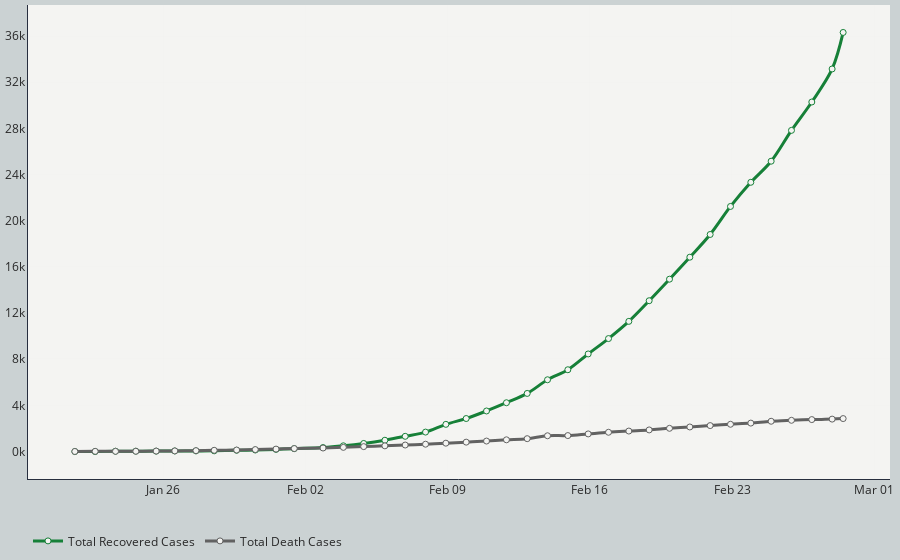

Notebook code for this chart:
### Code cell
# Line plot for both recovered and death cases
# Set up tick scale based on confirmed case number
tickList = list(np.arange(0, df_recovered['Mainland China'].max()+1000, 4000))

# Create empty figure canvas
fig_combine = go.Figure()
# Add trace to the figure
fig_combine.add_trace(go.Scatter(x=df_recovered['Date'], y=df_recovered['Total'],
                                 mode='lines+markers',
                                 line_shape='spline',
                                 name='Total Recovered Cases',
                                 line=dict(color='#168038', width=3),
                                 marker=dict(size=6, color='#f4f4f2',
                                               line=dict(width=1,color='#168038')),
                                 text=[datetime.strftime(d, '%b %d %Y AEDT') for d in df_recovered['Date']],
                                 hovertext=['Total recovered<br>{:,d} cases<br>'.format(i) for i in df_recovered['Total']],
                                 hovertemplate='<b>%{text}</b><br></br>'+
                                                 '%{hovertext}'+
                                                 '<extra></extra>'))
fig_combine.add_trace(go.Scatter(x=df_deaths['Date'], y=df_deaths['Total'],
                                mode='lines+markers',
                                 line_shape='spline',
                                name='Total Death Cases',
                                line=dict(color='#626262', width=3),
                                marker=dict(size=6, color='#f4f4f2',
                                            line=dict(width=1,color='#626262')),
                                text=[datetime.strftime(d, '%b %d %Y AEDT') for d in df_deaths['Date']],
                                hovertext=['Total death<br>{:,d} cases<br>'.format(i) for i in df_deaths['Total']],
                                hovertemplate='<b>%{text}</b><br></br>'+
                                              '%{hovertext}'+
                                              '<extra></extra>'))
# Customise layout
fig_combine.update_layout(
    #title=dict(
    #    text="<b>Recovered Cases Timeline<b>",
    #    y=0.96, x=0.5, xanchor='center', yanchor='top',
    #    font=dict(size=20, color="#292929", family="Playfair Display")
    #),
    margin=go.layout.Margin(
        l=10,
        r=10,
        b=10,
        t=5,
        pad=0
    ),
    yaxis=dict(
        showline=True, linecolor='#272e3e',
        zeroline=False,
        gridcolor='rgba(203, 210, 211,.3)',
        gridwidth = .1,
        tickmode='array',
        # Set tick range based on the maximum number
        tickvals=tickList,
        # Set tick label accordingly
        ticktext=["{:.0f}k".format(i/1000) for i in tickList]
    ),
#    yaxis_title="Total Recovered Case Number",
    xaxis=dict(
        showline=True, linecolor='#272e3e',
        gridcolor='rgba(203, 210, 211,.3)',
        gridwidth = .1,
        zeroline=False
    ),
    xaxis_tickformat='%b %d',
    hovermode = 'x',
    legend_orientation="h",
#    legend=dict(x=.35, y=-.05),
    plot_bgcolor='#f4f4f2',
    paper_bgcolor='#cbd2d3',
    font=dict(color='#292929')
)

fig_combine.show()

### Figure 1 — Plotly figure (JSON) as saved in the notebook; plotly's stock layout.template omitted (floating-point values rounded to 4 significant figures)
{"data": [{"hovertemplate": "<b>%{text}</b><br></br>%{hovertext}<extra></extra>", "hovertext": ["Total recovered<br>36,306 cases<br>", "Total recovered<br>33,143 cases<br>", "Total recovered<br>30,281 cases<br>", "Total recovered<br>27,823 cases<br>", "Total recovered<br>25,153 cases<br>", "Total recovered<br>23,326 cases<br>", "Total recovered<br>21,233 cases<br>", "Total recovered<br>18,805 cases<br>", "Total recovered<br>16,836 cases<br>", "Total recovered<br>14,932 cases<br>", "Total recovered<br>13,065 cases<br>", "Total recovered<br>11,277 cases<br>", "Total recovered<br>9,787 cases<br>", "Total recovered<br>8,456 cases<br>", "Total recovered<br>7,087 cases<br>", "Total recovered<br>6,219 cases<br>", "Total recovered<br>5,035 cases<br>", "Total recovered<br>4,229 cases<br>", "Total recovered<br>3,515 cases<br>", "Total recovered<br>2,861 cases<br>", "Total recovered<br>2,356 cases<br>", "Total recovered<br>1,687 cases<br>", "Total recovered<br>1,319 cases<br>", "Total recovered<br>980 cases<br>", "Total recovered<br>701 cases<br>", "Total recovered<br>499 cases<br>", "Total recovered<br>349 cases<br>", "Total recovered<br>252 cases<br>", "Total recovered<br>187 cases<br>", "Total recovered<br>133 cases<br>", "Total recovered<br>110 cases<br>", "Total recovered<br>63 cases<br>", "Total recovered<br>54 cases<br>", "Total recovered<br>49 cases<br>", "Total recovered<br>38 cases<br>", "Total recovered<br>34 cases<br>", "Total recovered<br>30 cases<br>", "Total recovered<br>0 cases<br>", "Total recovered<br>0 cases<br>"], "line": {"color": "#168038", "shape": "spline", "width": 3}, "marker": {"color": "#f4f4f2", "line": {"color": "#168038", "width": 1}, "size": 6}, "mode": "lines+markers", "name": "Total Recovered Cases", "text": ["Feb 28 2020 AEDT", "Feb 27 2020 AEDT", "Feb 26 2020 AEDT", "Feb 25 2020 AEDT", "Feb 24 2020 AEDT", "Feb 23 2020 AEDT", "Feb 22 2020 AEDT", "Feb 21 2020 AEDT", "Feb 20 2020 AEDT", "Feb 19 2020 AEDT", "Feb 18 2020 AEDT", "Feb 17 2020 AEDT", "Feb 16 2020 AEDT", "Feb 15 2020 AEDT", "Feb 14 2020 AEDT", "Feb 13 2020 AEDT", "Feb 12 2020 AEDT", "Feb 11 2020 AEDT", "Feb 10 2020 AEDT", "Feb 09 2020 AEDT", "Feb 08 2020 AEDT", "Feb 07 2020 AEDT", "Feb 06 2020 AEDT", "Feb 05 2020 AEDT", "Feb 04 2020 AEDT", "Feb 03 2020 AEDT", "Feb 02 2020 AEDT", "Feb 01 2020 AEDT", "Jan 31 2020 AEDT", "Jan 30 2020 AEDT", "Jan 29 2020 AEDT", "Jan 28 2020 AEDT", "Jan 27 2020 AEDT", "Jan 26 2020 AEDT", "Jan 25 2020 AEDT", "Jan 24 2020 AEDT", "Jan 23 2020 AEDT", "Jan 22 2020 AEDT", "Jan 21 2020 AEDT"], "type": "scatter", "x": ["2020-02-28T11:00:00", "2020-02-27T22:00:00", "2020-02-26T22:00:00", "2020-02-25T22:00:00", "2020-02-24T22:00:00", "2020-02-23T22:00:00", "2020-02-22T22:00:00", "2020-02-21T22:00:00", "2020-02-20T22:00:00", "2020-02-19T22:00:00", "2020-02-18T22:00:00", "2020-02-17T22:00:00", "2020-02-16T22:00:00", "2020-02-15T22:00:00", "2020-02-14T22:00:00", "2020-02-13T22:00:00", "2020-02-12T22:00:00", "2020-02-11T21:30:00", "2020-02-10T22:00:00", "2020-02-09T22:00:00", "2020-02-08T22:00:00", "2020-02-07T22:00:00", "2020-02-06T22:00:00", "2020-02-05T22:00:00", "2020-02-04T21:00:00", "2020-02-03T21:00:00", "2020-02-02T21:00:00", "2020-02-01T11:00:00", "2020-01-31T13:30:00", "2020-01-30T13:00:00", "2020-01-29T15:00:00", "2020-01-28T12:30:00", "2020-01-27T15:00:00", "2020-01-26T14:00:00", "2020-01-25T16:00:00", "2020-01-24T16:00:00", "2020-01-23T16:00:00", "2020-01-22T16:00:00", "2020-01-21T16:00:00"], "y": [36306, 33143, 30281, 27823, 25153, 23326, 21233, 18805, 16836, 14932, 13065, 11277, 9787, 8456, 7087, 6219, 5035, 4229, 3515, 2861, 2356, 1687, 1319, 980, 701, 499, 349, 252, 187, 133, 110, 63, 54, 49, 38, 34, 30, 0, 0]}, {"hovertemplate": "<b>%{text}</b><br></br>%{hovertext}<extra></extra>", "hovertext": ["Total death<br>2,857 cases<br>", "Total death<br>2,809 cases<br>", "Total death<br>2,769 cases<br>", "Total death<br>2,706 cases<br>", "Total death<br>2,625 cases<br>", "Total death<br>2,465 cases<br>", "Total death<br>2,362 cases<br>", "Total death<br>2,249 cases<br>", "Total death<br>2,129 cases<br>", "Total death<br>2,012 cases<br>", "Total death<br>1,873 cases<br>", "Total death<br>1,775 cases<br>", "Total death<br>1,669 cases<br>", "Total death<br>1,527 cases<br>", "Total death<br>1,384 cases<br>", "Total death<br>1,369 cases<br>", "Total death<br>1,116 cases<br>", "Total death<br>1,018 cases<br>", "Total death<br>910 cases<br>", "Total death<br>814 cases<br>", "Total death<br>725 cases<br>", "Total death<br>638 cases<br>", "Total death<br>565 cases<br>", "Total death<br>494 cases<br>", "Total death<br>427 cases<br>", "Total death<br>362 cases<br>", "Total death<br>305 cases<br>", "Total death<br>259 cases<br>", "Total death<br>213 cases<br>", "Total death<br>170 cases<br>", "Total death<br>132 cases<br>", "Total death<br>107 cases<br>", "Total death<br>80 cases<br>", "Total death<br>56 cases<br>", "Total death<br>41 cases<br>", "Total death<br>26 cases<br>", "Total death<br>18 cases<br>", "Total death<br>17 cases<br>", "Total death<br>6 cases<br>"], "line": {"color": "#626262", "shape": "spline", "width": 3}, "marker": {"color": "#f4f4f2", "line": {"color": "#626262", "width": 1}, "size": 6}, "mode": "lines+markers", "name": "Total Death Cases", "text": ["Feb 28 2020 AEDT", "Feb 27 2020 AEDT", "Feb 26 2020 AEDT", "Feb 25 2020 AEDT", "Feb 24 2020 AEDT", "Feb 23 2020 AEDT", "Feb 22 2020 AEDT", "Feb 21 2020 AEDT", "Feb 20 2020 AEDT", "Feb 19 2020 AEDT", "Feb 18 2020 AEDT", "Feb 17 2020 AEDT", "Feb 16 2020 AEDT", "Feb 15 2020 AEDT", "Feb 14 2020 AEDT", "Feb 13 2020 AEDT", "Feb 12 2020 AEDT", "Feb 11 2020 AEDT", "Feb 10 2020 AEDT", "Feb 09 2020 AEDT", "Feb 08 2020 AEDT", "Feb 07 2020 AEDT", "Feb 06 2020 AEDT", "Feb 05 2020 AEDT", "Feb 04 2020 AEDT", "Feb 03 2020 AEDT", "Feb 02 2020 AEDT", "Feb 01 2020 AEDT", "Jan 31 2020 AEDT", "Jan 30 2020 AEDT", "Jan 29 2020 AEDT", "Jan 28 2020 AEDT", "Jan 27 2020 AEDT", "Jan 26 2020 AEDT", "Jan 25 2020 AEDT", "Jan 24 2020 AEDT", "Jan 23 2020 AEDT", "Jan 22 2020 AEDT", "Jan 21 2020 AEDT"], "type": "scatter", "x": ["2020-02-28T11:00:00", "2020-02-27T22:00:00", "2020-02-26T22:00:00", "2020-02-25T22:00:00", "2020-02-24T22:00:00", "2020-02-23T22:00:00", "2020-02-22T22:00:00", "2020-02-21T22:00:00", "2020-02-20T22:00:00", "2020-02-19T22:00:00", "2020-02-18T22:00:00", "2020-02-17T22:00:00", "2020-02-16T22:00:00", "2020-02-15T22:00:00", "2020-02-14T22:00:00", "2020-02-13T22:00:00", "2020-02-12T22:00:00", "2020-02-11T21:30:00", "2020-02-10T22:00:00", "2020-02-09T22:00:00", "2020-02-08T22:00:00", "2020-02-07T22:00:00", "2020-02-06T22:00:00", "2020-02-05T22:00:00", "2020-02-04T21:00:00", "2020-02-03T21:00:00", "2020-02-02T21:00:00", "2020-02-01T11:00:00", "2020-01-31T13:30:00", "2020-01-30T13:00:00", "2020-01-29T15:00:00", "2020-01-28T12:30:00", "2020-01-27T15:00:00", "2020-01-26T14:00:00", "2020-01-25T16:00:00", "2020-01-24T16:00:00", "2020-01-23T16:00:00", "2020-01-22T16:00:00", "2020-01-21T16:00:00"], "y": [2857, 2809, 2769, 2706, 2625, 2465, 2362, 2249, 2129, 2012, 1873, 1775, 1669, 1527, 1384, 1369, 1116, 1018, 910, 814, 725, 638, 565, 494, 427, 362, 305, 259, 213, 170, 132, 107, 80, 56, 41, 26, 18, 17, 6]}], "layout": {"font": {"color": "#292929"}, "hovermode": "x", "legend": {"orientation": "h"}, "margin": {"b": 10, "l": 10, "pad": 0, "r": 10, "t": 5}, "paper_bgcolor": "#cbd2d3", "plot_bgcolor": "#f4f4f2", "xaxis": {"gridcolor": "rgba(203, 210, 211,.3)", "gridwidth": 0.1, "linecolor": "#272e3e", "showline": true, "tickformat": "%b %d", "zeroline": false}, "yaxis": {"gridcolor": "rgba(203, 210, 211,.3)", "gridwidth": 0.1, "linecolor": "#272e3e", "showline": true, "tickmode": "array", "ticktext": ["0k", "4k", "8k", "12k", "16k", "20k", "24k", "28k", "32k", "36k"], "tickvals": [0, 4000, 8000, 12000, 16000, 20000, 24000, 28000, 32000, 36000], "zeroline": false}}}
